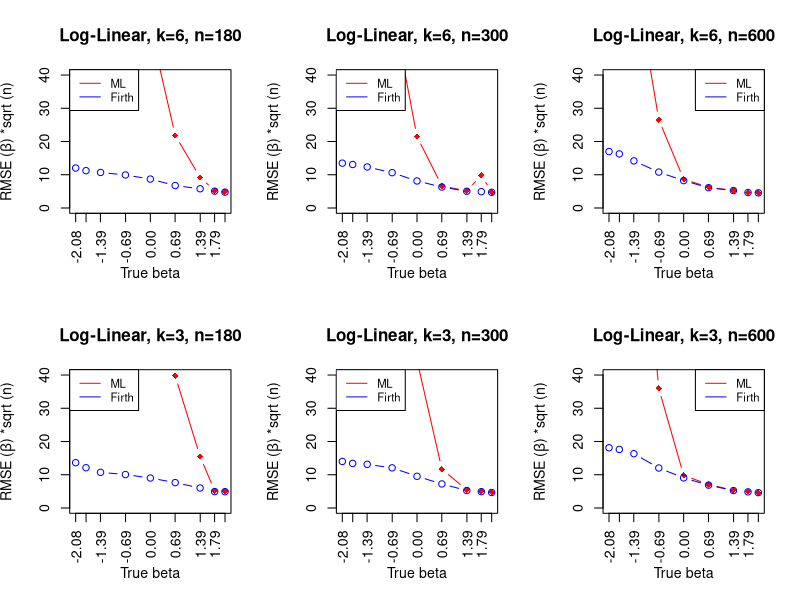
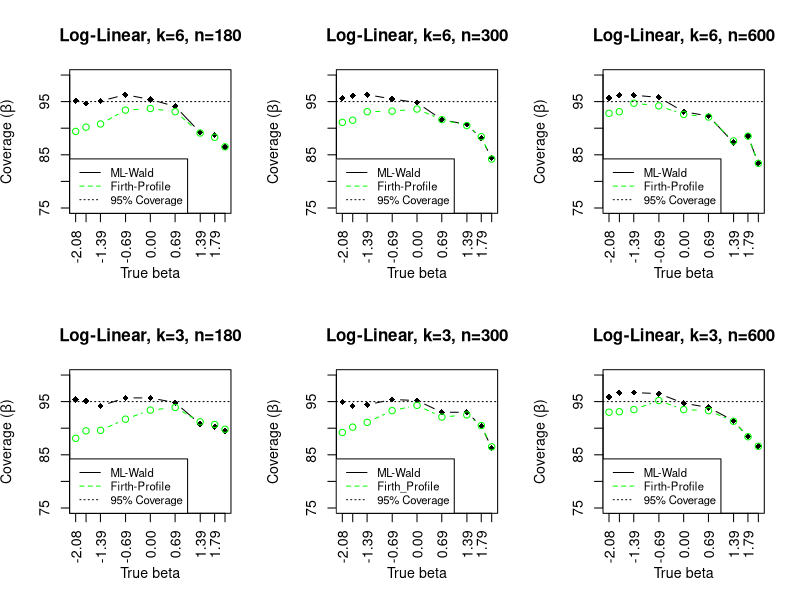
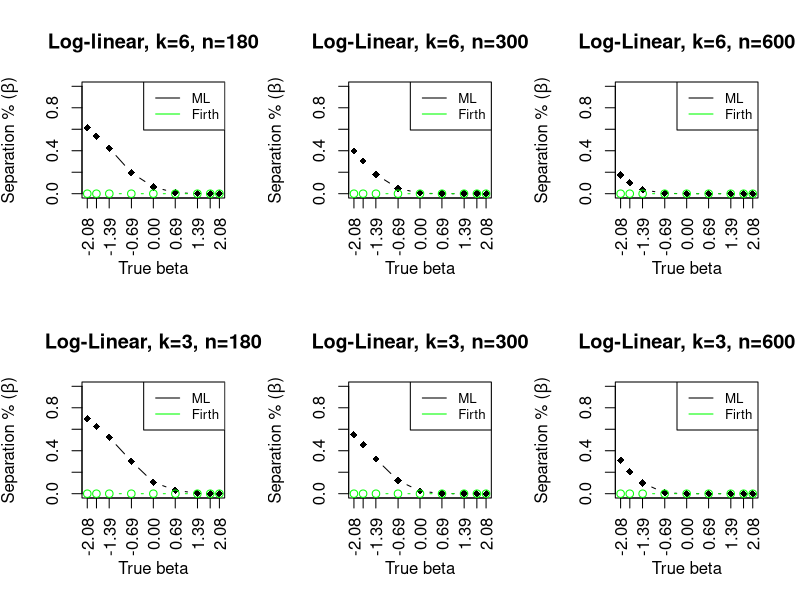
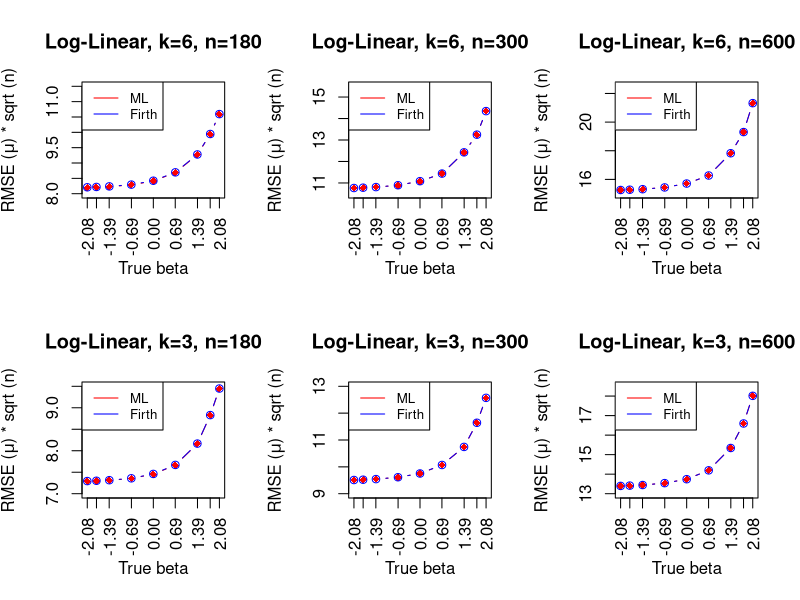

Recreate these plots in R, in order.
## RMSE of beta 

par(mfrow=c(2,3)) ## adjust display formats 

op <- par(cex = 0.85)  
## 6 covariates 

## ML with n=180
ML.180<-c(11.26042,10.69251,9.759554,6.90347, 4.054887,1.627273,0.6872059,0.3893261,0.3625224)

ML.180<-ML.180*sqrt(180)
x<-c(-log(8),-log(6),-log(4),-log(2),0,log(2),log(4),log(6),log(8))

plot(x, ML.180,xaxt = 'n',
     type = "b", pch = 18,
    ylab = expression(paste("RMSE (", beta, ") *sqrt (n)")), xlab = "True beta", ylim=c(0,40),
    main="Log-Linear, k=6, n=180",col="red")

axis(side = 1, at = round(x,2),labels = T, las=2)

## Firth

Firth.180<-c(0.8953194,0.8372296,0.7966378,0.7406176,0.6485129,0.5027674,0.4305752,0.3771745,0.3557636)
Firth.180<-Firth.180*sqrt(180)

lines(x,Firth.180, type="b", col="blue" )

## add legend 
legend("topleft", legend=c("ML", "Firth"),
       col=c("red", "blue"), lty=1, cex=0.8)



## ML with n=300

ML.300<-c(9.062883,8.111555,6.361278,3.519977, 1.239312,0.382787,0.2969301,0.5655647,0.2747214)

ML.300<-ML.300*sqrt(300)

plot(x, ML.300,xaxt = 'n',
     type = "b", pch = 18,
     ylab = expression(paste("RMSE (", beta, ") *sqrt (n)")), xlab = "True beta", ylim=c(0,40),
     main="Log-Linear, k=6, n=300",col="red")
axis(side = 1, at = round(x,2),labels = T, las=2)

## Firth

Firth.300<-c(0.778771,0.7553186,0.7127694,0.6130188,0.4692529,0.3639272,0.2903573,0.2832081,0.2721151)
Firth.300<-Firth.300*sqrt(300)

lines(x,Firth.300, type="b", col="blue" )

## add legend 
legend("topleft", legend=c("ML", "Firth"),
       col=c("red", "blue"), lty=1, cex=0.8)


## ML with n=600

ML.600<-c(5.9503,4.719247,2.916442,1.084925, 0.3537501,0.2544937,0.2156793,0.1911213,0.1871873)

ML.600<-ML.600*sqrt(600)

plot(x, ML.600,xaxt = 'n',
     type = "b", pch = 18,
     ylab = expression(paste("RMSE (", beta, ") *sqrt (n)")), xlab = "True beta", ylim=c(0,40),
     main="Log-Linear, k=6, n=600",col="red")
axis(side = 1, at = round(x,2),labels = T, las=2)

## Firth 
Firth.600<-c(0.6931238,0.6642977,0.5783691,0.4405575,0.3359496,0.2491283,0.2138554,0.1898441,0.1862777)
Firth.600<-Firth.600*sqrt(600)

## plot 
lines(x,Firth.600, type="b", col="blue" )

## add legend 
legend("topright", legend=c("ML", "Firth"),
       col=c("red", "blue"), lty=1, cex=0.8)



## 3 covariates

## ML with n=180
ML.3.180<-c(11.82893,11.43457,10.7132,8.469157,5.201952,2.962143,1.151386,0.3874012,0.3826154)
ML.3.180<-ML.3.180*sqrt(180)

## Firth
Firth.3.180<-c(1.016191,0.9026242,0.7994791,0.7497876,0.671862,0.569284,0.4475833,0.3674788,0.3650542)
Firth.3.180<-Firth.3.180*sqrt(180)

plot(x, ML.3.180,xaxt = 'n',
     type = "b", pch = 18,
     ylab = expression(paste("RMSE (", beta, ") *sqrt (n)")), xlab = "True beta", ylim=c(0,40),
     main="Log-Linear, k=3, n=180",col="red")
axis(side = 1, at = round(x,2),labels = T, las=2)

lines(x,Firth.3.180, type="b", col="blue" )

legend("topleft", legend=c("ML", "Firth"),
       col=c("red", "blue"), lty=1, cex=0.8)



## n=300

ML.3.300<-c(10.49863,9.738971,8.420758,5.410978,2.567752,0.6726375,0.3153071,0.2906472,0.2730214)
ML.3.300<-ML.3.300*sqrt(300)

Firth.3.300<-c(0.8084011,0.7736345,0.758334,0.6971584,0.5504275,0.4177537,0.3032491,0.2839245,0.268523)
Firth.3.300<-Firth.3.300*sqrt(300)

plot(x, ML.3.300,xaxt = 'n',
     type = "b", pch = 18,
     ylab = expression(paste("RMSE (", beta, ") *sqrt (n)")), xlab = "True beta", ylim=c(0,40),
     main="Log-Linear, k=3, n=300",col="red")
axis(side = 1, at = round(x,2),labels = T, las=2)

lines(x,Firth.3.300, type="b", col="blue" )

legend("topleft", legend=c("ML", "Firth"),
       col=c("red", "blue"), lty=1, cex=0.8)



##n=600

ML.3.600<-c(7.890365,6.539455,4.703183,1.468701,0.3999099,0.2896918,0.216653,0.199752,0.1898368)
ML.3.600<-ML.3.600*sqrt(600)

Firth.3.600<-c(0.7394814,0.7190317,0.6666786,0.4909899,0.369255,0.2803586,0.2138053,0.1977511,0.1885221)
Firth.3.600<-Firth.3.600*sqrt(600)

plot(x, ML.3.600,xaxt = 'n',
     type = "b", pch = 18,
     ylab = expression(paste("RMSE (", beta, ") *sqrt (n)")), xlab = "True beta", ylim=c(0,40),
     main="Log-Linear, k=3, n=600", col="red")
axis(side = 1, at = round(x,2),labels = T, las=2)

lines(x,Firth.3.600, type="b", col="blue" )

legend("topright", legend=c("ML", "Firth"),
       col=c("red", "blue"), lty=1, cex=0.8)





## Coverage 

par(mfrow=c(2,3))
par(op)  
op <- par(cex = 0.85)  


## n=180

cov.180<-c(0.952,0.947,0.951,0.963,0.954,0.941,0.892,0.887,0.865)
cov.180<-cov.180*100

plot(x, cov.180,xaxt = 'n',
     type = "b", pch = 18,
     ylab = expression(paste("Coverage (", beta, ")")), xlab = "True beta",ylim = c(75,100),
     main="Log-Linear, k=6, n=180")
axis(side = 1, at = round(x,2),labels = T, las=2)

cov.180.firth<-c(0.894,0.902,0.908, 0.934,0.937,0.931,0.891,0.883,0.865)

cov.180.firth<-cov.180.firth*100

lines(x,cov.180.firth, type="b", col="green",lty=2)
abline(h = 95, lty=3)
legend("bottomleft", legend=c("ML-Wald", "Firth-Profile","95% Coverage"),
       col=c("black", "green"), lty=1:3, cex=0.8)


## n=300

cov.300<-c(0.956,0.961,0.963,0.955,0.948,0.916,0.907,0.881,0.844)
cov.300<-cov.300*100

plot(x, cov.300,xaxt = 'n',
     type = "b", pch = 18,
     ylab = expression(paste("Coverage (", beta, ")")), xlab = "True beta",ylim = c(75,100),
     main="Log-Linear, k=6, n=300")
axis(side = 1, at = round(x,2),labels = T, las=2)

cov.300.firth<-c(0.911,0.915,0.931,0.932 ,0.936,0.916,0.905,0.884,0.842)

cov.300.firth<-cov.300.firth*100

lines(x,cov.300.firth, type="b", col="green",lty=2)
abline(h = 95, lty=3)
legend("bottomleft", legend=c("ML-Wald", "Firth-Profile","95% Coverage"),
       col=c("black", "green"), lty=1:3, cex=0.8)



## n=600

cov.600<-c(0.957,0.962,0.962,0.958,0.931,0.923,0.873,0.885,0.834)

cov.600<-cov.600*100

plot(x, cov.600,xaxt = 'n',
     type = "b", pch = 18,
     ylab = expression(paste("Coverage (", beta, ")")), xlab = "True beta",ylim = c(75,100),
     main="Log-Linear, k=6, n=600")
axis(side = 1, at = round(x,2),labels = T, las=2)

cov.600.firth<-c(0.928,0.931,0.947, 0.942,0.926,0.921,0.876,0.885,0.834)
cov.600.firth<-cov.600.firth*100

lines(x,cov.600.firth, type="b", col="green",lty=2)
abline(h = 95, lty=3)
legend("bottomleft", legend=c("ML-Wald", "Firth-Profile","95% Coverage"),
       col=c("black", "green"), lty=1:3, cex=0.8)



## 3 cov

## n=180
cov.3.180<-c(0.954,0.951,0.942,0.957,0.957,0.948,0.908,0.903,0.895)

cov.3.180<-cov.3.180*100

cov.3.firth.180<-c(0.881,0.895,0.896,0.917,0.934,0.939,0.912,0.907,0.898)

cov.3.firth.180<-cov.3.firth.180*100

plot(x, cov.3.180,xaxt = 'n',
     type = "b", pch = 18,
     ylab = expression(paste("Coverage (", beta, ")")), xlab = "True beta",ylim = c(75,100),
     main="Log-Linear, k=3, n=180")
axis(side = 1, at = round(x,2),labels = T, las=2)


lines(x,cov.3.firth.180, type="b", col="green",lty=2)
abline(h = 95, lty=3)
legend("bottomleft", legend=c("ML-Wald", "Firth-Profile","95% Coverage"),
       col=c("black", "green"), lty=1:3, cex=0.8)




## n=300

cov.3.300<-c(0.949,0.942,0.944,0.954,0.952,0.93,0.93,0.904,0.863)

cov.3.300<-cov.3.300*100

cov.3.firth.300<-c(0.892,0.902,0.911,0.933,0.943,0.921,0.925,0.905,0.865)

cov.3.firth.300<-cov.3.firth.300*100


plot(x, cov.3.300,xaxt = 'n',
     type = "b", pch = 18,
     ylab = expression(paste("Coverage (", beta, ")")), xlab = "True beta",ylim = c(75,100),
     main="Log-Linear, k=3, n=300")
axis(side = 1, at = round(x,2),labels = T, las=2)



lines(x,cov.3.firth.300, type="b", col="green",lty=2)
abline(h = 95, lty=3)
legend("bottomleft", legend=c("ML-Wald", "Firth_Profile","95% Coverage"),
       col=c("black", "green"), lty=1:3, cex=0.8)

## n=600

cov.3.600<-c(0.959,0.967,0.967,0.965,0.947,0.939,0.914,0.884,0.866)

cov.3.600<-cov.3.600*100



cov.3.firth.600<-c(0.93,0.931,0.935,0.952,0.935,0.933,0.913,0.884,0.866)

cov.3.firth.600<-cov.3.firth.600*100


plot(x, cov.3.600,xaxt = 'n',
     type = "b", pch = 18,
     ylab = expression(paste("Coverage (", beta, ")")), xlab = "True beta",ylim = c(75,100),
     main="Log-Linear, k=3, n=600")
axis(side = 1, at = round(x,2),labels = T, las=2)


lines(x,cov.3.firth.600, type="b", col="green",lty=2)
abline(h = 95, lty=3)
legend("bottomleft", legend=c("ML-Wald", "Firth-Profile","95% Coverage"),
       col=c("black", "green"), lty=1:3, cex=0.8)




## Separation

par(mfrow=c(2,3))
par(op)  
op <- par(cex = 1)  

## n=180
sep.180<-c(616,535,424,196,63,9,1,0,0)
sep.180<-sep.180/1000

plot(x, sep.180,xaxt = 'n',
     type = "b", pch = 18,
     ylab = expression(paste("Separation % (", beta, ")")), xlab = "True beta", ylim = c(0,1),
     main="Log-linear, k=6, n=180")
axis(side = 1, at = round(x,2),labels = T, las=2)

sep.firth<-rep(0,9)
lines(x,sep.firth, type="b", col="green" )
legend("topright", legend=c("ML", "Firth"),
       col=c("black", "green"), lty=1, cex=0.8)

## n=300

sep.300<-c(397,306,179, 50 ,5,0,0,1,0)
sep.300<-sep.300/1000

plot(x, sep.300,xaxt = 'n',
     type = "b", pch = 18,
     ylab = expression(paste("Separation % (", beta, ")")), xlab = "True beta", ylim = c(0,1),
     main="Log-Linear, k=6, n=300")
axis(side = 1, at = round(x,2),labels = T, las=2)


lines(x,sep.firth, type="b", col="green" )
legend("topright", legend=c("ML", "Firth"),
       col=c("black", "green"), lty=1, cex=0.8)

## n=600

sep.600<-c(173,104,37,4,0,0,0,0,0)
sep.600<-sep.600/1000

plot(x, sep.600,xaxt = 'n',
     type = "b", pch = 18,
     ylab = expression(paste("Separation % (", beta, ")")), xlab = "True beta", ylim = c(0,1),
     main="Log-Linear, k=6, n=600")
axis(side = 1, at = round(x,2),labels = T, las=2)


lines(x,sep.firth, type="b", col="green" )
legend("topright", legend=c("ML", "Firth"),
       col=c("black", "green"), lty=1, cex=0.8)


## 3 cov

## n=180
sep.3.180<-c(697,627,524,303,107,32,4,0,0)
sep.3.180<-sep.3.180/1000

plot(x, sep.3.180,xaxt = 'n',
     type = "b", pch = 18,
     ylab = expression(paste("Separation % (", beta, ")")), xlab = "True beta", ylim = c(0,1),
     main="Log-Linear, k=3, n=180")
axis(side = 1, at = round(x,2),labels = T, las=2)


lines(x,sep.firth, type="b", col="green" )
legend("topright", legend=c("ML", "Firth"),
       col=c("black", "green"), lty=1, cex=0.8)


## n=300
  
sep.3.300<-c(549,455,323,123,25,1,0,0,0)
sep.3.300<-sep.3.300/1000

plot(x, sep.3.300,xaxt = 'n',
     type = "b", pch = 18,
     ylab = expression(paste("Separation % (", beta, ")")), xlab = "True beta", ylim = c(0,1),
     main="Log-Linear, k=3, n=300")
axis(side = 1, at = round(x,2),labels = T, las=2)


lines(x,sep.firth, type="b", col="green" )
legend("topright", legend=c("ML", "Firth"),
       col=c("black", "green"), lty=1, cex=0.8)


## n=600

sep.3.600<-c(311,205,100,8,0,0,0,0,0)
sep.3.600<-sep.3.600/1000


plot(x, sep.3.600,xaxt = 'n',
     type = "b", pch = 18,
     ylab = expression(paste("Separation % (", beta, ")")), xlab = "True beta", ylim = c(0,1),
     main="Log-Linear, k=3, n=600")
axis(side = 1, at = round(x,2),labels = T, las=2)


lines(x,sep.firth, type="b", col="green" )
legend("topright", legend=c("ML", "Firth"),
       col=c("black", "green"), lty=1, cex=0.8)




## prediction
par(mfrow=c(2,3))
par(op)  
op <- par(cex = 1)  

#k=6, n=180
pred.180<-c(0.6111489,0.6119364,0.6133202,0.6176015,0.6270537,0.6474972,0.6910128,0.7409832,0.7891857)
pred.180<-pred.180*sqrt(180)


pred.180.firth<-c(0.6118864,0.6126766,0.6140563,0.6183476,0.6278051,0.6481581,0.691613,0.7412917,0.7896578)
pred.180.firth<-pred.180.firth*sqrt(180)


plot(x, pred.180,xaxt = 'n',
     type = "b", pch = 18,
     ylab = expression(paste("RMSE (", mu, ") * sqrt (n)")), xlab = "True beta", 
     ylim=c(8,11.5),main="Log-Linear, k=6, n=180",col="red")
axis(side = 1, at = round(x,2),labels = T, las=2)

lines(x,pred.180.firth, type="b", col="blue" )

legend("topleft", legend=c("ML", "Firth"),
       col=c("red", "blue"), lty=1, cex=0.8)

## k=6, n=300

pred.300<-c(0.6213075,0.6221495,0.6237817,0.6287398,0.6396482,0.6600747,0.7172127, 0.7647993,0.8279969)
pred.300<-pred.300*sqrt(300)


pred.300.firth<-c(0.6215397,0.6223809,0.6240194,0.6289746,0.6398756,0.6603219,0.7173815,0.7649012,0.8282236)
pred.300.firth<-pred.300.firth*sqrt(300)



plot(x, pred.300,xaxt = 'n',
     type = "b", pch = 18,
     ylab = expression(paste("RMSE (", mu, ") * sqrt (n)")), xlab = "True beta", 
     ylim=c(10.5,15.5),main="Log-Linear, k=6, n=300",col="red")
axis(side = 1, at = round(x,2),labels = T, las=2)

lines(x,pred.300.firth, type="b", col="blue" )

legend("topleft", legend=c("ML", "Firth"),
       col=c("red", "blue"), lty=1, cex=0.8)


## k=6, n=600


pred.600<-c(0.6228792,0.6236518,0.625173,0.6301728,0.6412779,0.6641776,0.7277267,0.7880793,0.8705302)
pred.600<-pred.600*sqrt(600)


pred.600.firth<-c(0.6229439,0.6237158,0.6252396,0.6302411,0.64134,0.6642443,0.727743,0.7881003,0.8705313)
pred.600.firth<-pred.600.firth*sqrt(600)

plot(x, pred.600,xaxt = 'n',
     type = "b", pch = 18,
     ylab = expression(paste("RMSE (", mu, ") * sqrt (n)")), xlab = "True beta",
     ylim=c(15,22.5),main="Log-Linear, k=6, n=600",col="red")
axis(side = 1, at = round(x,2),labels = T, las=2)

lines(x,pred.600.firth, type="b", col="blue" )

legend("topleft", legend=c("ML", "Firth"),
       col=c("red", "blue"), lty=1, cex=0.8)




#k=3, n=180

pred.3.180<-c(0.5433186,0.5438397,0.5448475,0.5481186,0.5556635,0.5712985,0.6083053,0.657812,0.7038346)

pred.3.180<-pred.3.180*sqrt(180)

pred.3.180.firth<-c(0.543674,0.5441977,0.5452011,0.5484697,0.5560388,0.5716693,0.6086856,0.658125,0.70420477)

pred.3.180.firth<-pred.3.180.firth*sqrt(180)


plot(x, pred.3.180,xaxt = 'n',
     type = "b", pch = 18,
     ylab = expression(paste("RMSE (", mu, ") * sqrt (n)")), xlab = "True beta", 
     ylim=c(7,9.5),main="Log-Linear, k=3, n=180",col="red")
axis(side = 1, at = round(x,2),labels = T, las=2)

lines(x,pred.3.180.firth, type="b", col="blue" )

legend("topleft", legend=c("ML", "Firth"),
       col=c("red", "blue"), lty=1, cex=0.8)





## k=3, n=300


pred.3.300<-c(0.5489439,0.5495565,0.550883,0.5548659,0.5629573,0.5812669,0.6200721,0.6720047, 0.7255504)

pred.3.300<-pred.3.300*sqrt(300)

pred.3.300.firth<-c(0.5490748,0.5496841,0.5510103,0.5550062,0.5630842,0.5813823,0.6202109,0.6721281,0.7256928)

pred.3.300.firth<-pred.3.300.firth*sqrt(300)


plot(x, pred.3.300,xaxt = 'n',
     type = "b", pch = 18,
     ylab = expression(paste("RMSE (", mu, ") * sqrt (n)")), xlab = "True beta", 
     ylim=c(9,13),main="Log-Linear, k=3, n=300",col="red")
axis(side = 1, at = round(x,2),labels = T, las=2)

lines(x,pred.3.300.firth, type="b", col="blue" )

legend("topleft", legend=c("ML", "Firth"),
       col=c("red", "blue"), lty=1, cex=0.8)



## k=3, n=600



pred.3.600<-c(0.5469601,0.5475896,0.5488409,0.5527974,0.5610122,0.5795522,0.6262497,0.6775101,0.7353209)

pred.3.600<-pred.3.600*sqrt(600)


pred.3.600.firth<-c(0.5469937,0.5476247,0.5488782,0.5528373,0.5610521,0.5795921,0.6262839,0.6775357,0.7353029)

pred.3.600.firth<-pred.3.600.firth*sqrt(600)


plot(x, pred.3.600,xaxt = 'n',
     type = "b", pch = 18,
     ylab = expression(paste("RMSE (", mu, ") * sqrt (n)")), xlab = "True beta", 
     ylim=c(13,18.5),main="Log-Linear, k=3, n=600",col="red")
axis(side = 1, at = round(x,2),labels = T, las=2)

lines(x,pred.3.600.firth, type="b", col="blue" )

legend("topleft", legend=c("ML", "Firth"),
       col=c("red", "blue"), lty=1, cex=0.8)





